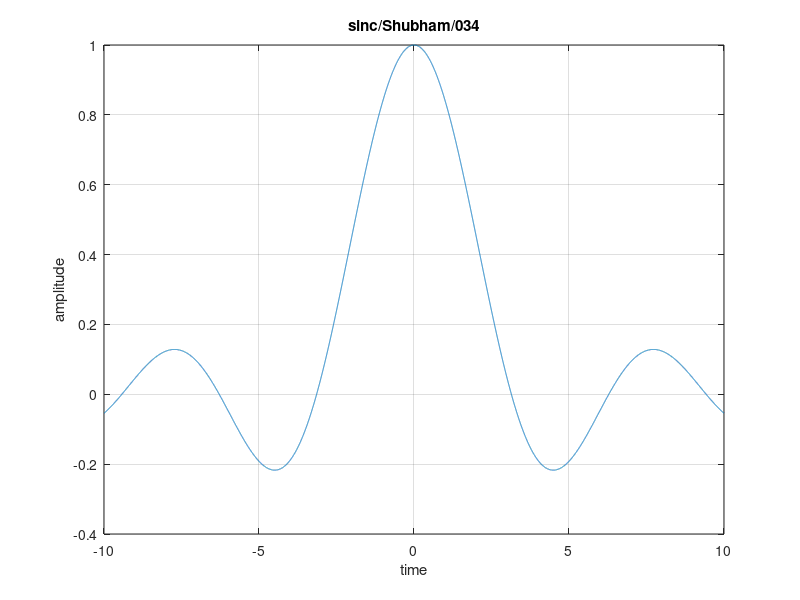

MATLAB code for this plot:
%plot the sinc signal

clc;
close all;
clear all;
t=-10:0.001:10;
y=sin(t)./t;
plot(t,y);
xlabel('time');
ylabel('amplitude');
title('sinc/Shubham/034');
grid on;